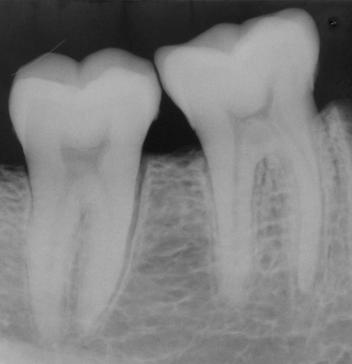
%> input picture data/processed/ref_roi.bmp, 352 x 364 px
$ octave contrast.m   (GNU Octave 9; MATLAB toolbox functions it lacks are replaced by stand-ins)
%> lines starting %> are read from the running program, lines starting %| are printed output that depends on the picture
%% =========================================================================
%% DentalReg-MDRN: Dental Radiograph Analysis Pipeline
%% Step 2: Photometric Alignment via Histogram Matching
%% Author: İpek Koçhisarlı
%% =========================================================================
clear; clc; close all;

% Resolve and add data paths
script_dir = fileparts(mfilename('fullpath'));
addpath(genpath(fullfile(script_dir, '..', 'data')));
addpath(genpath(fullfile(script_dir, '..')));

% 1. Load cropped ROI images
ref_roi  = imread('ref_roi.bmp');
%> ref_roi is the input picture: size 364x352 uint8; min 6, max 184, mean 127.9
test_roi = imread('test_roi.bmp');
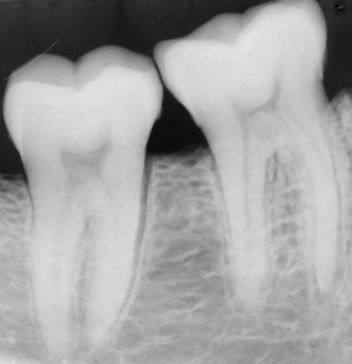
%> input picture data/processed/test_roi.bmp, 352 x 364 px
%> test_roi is the input picture: size 364x352 uint8; min 0, max 232, mean 163.1

% 2. Histogram matching for global contrast correction
% Maps the intensity distribution of the moving test image to the reference image
test_matched = imhistmatch(test_roi, ref_roi);
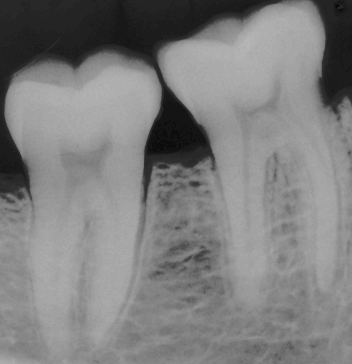
%> test_matched: size 364x352 uint8; min 4, max 182, mean 126.7

% 3. Save contrast-corrected moving image
imwrite(test_matched, 'test_matched.bmp');

% 4. Compute preliminary metrics
p_before = psnr(test_roi, ref_roi);
%> p_before = 15.48
p_after  = psnr(test_matched, ref_roi);
%> p_after = 22.41

fprintf('Step 2 complete: Photometric Alignment via Histogram Matching\n');
fprintf('  PSNR before contrast matching: %.2f dB\n', p_before);
%|   PSNR before contrast matching: 15.48 dB
fprintf('  PSNR after contrast matching:  %.2f dB (+%.2f dB gain)\n', p_after, p_after - p_before);
%|   PSNR after contrast matching:  22.41 dB (+6.93 dB gain)

% 5. Display comparative results
figure('Name', 'Contrast Correction', 'NumberTitle', 'off');
subplot(1, 3, 1); imshow(ref_roi);      title('Reference ROI', 'FontWeight', 'bold');
subplot(1, 3, 2); imshow(test_roi);     title(sprintf('Original Test (%.2f dB)', p_before), 'FontWeight', 'bold');
subplot(1, 3, 3); imshow(test_matched); title(sprintf('Matched Test (%.2f dB)', p_after), 'FontWeight', 'bold');
